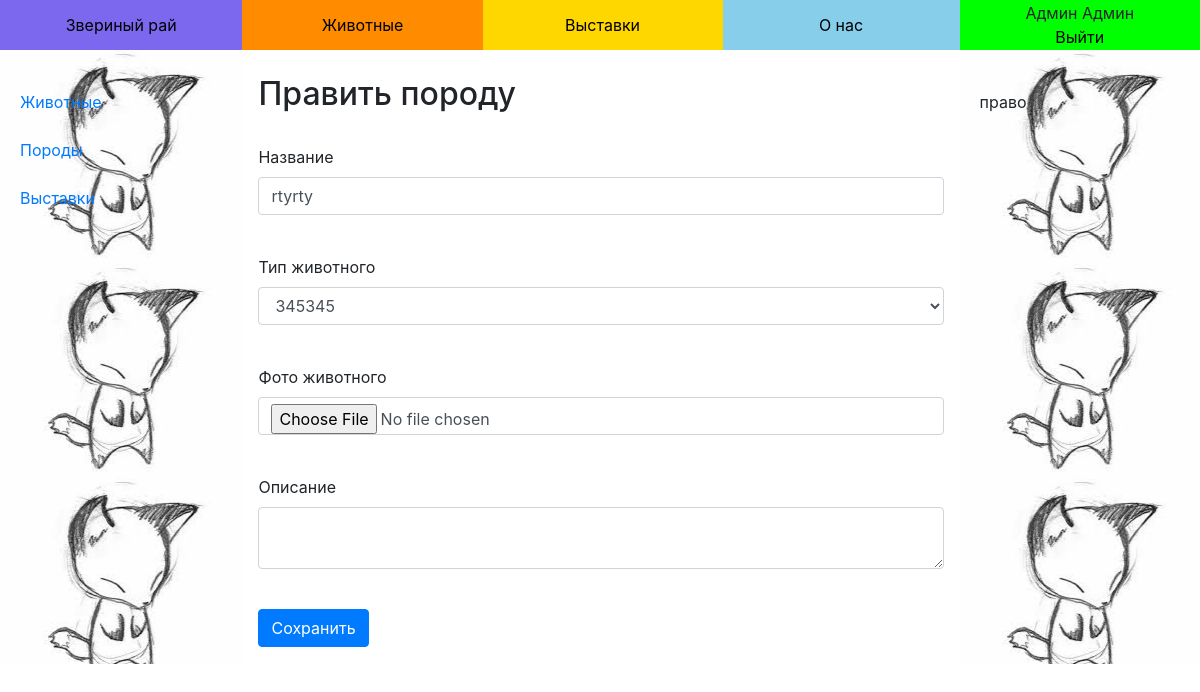
Before: /admin/breeds/5 (signed in) with the older database file.
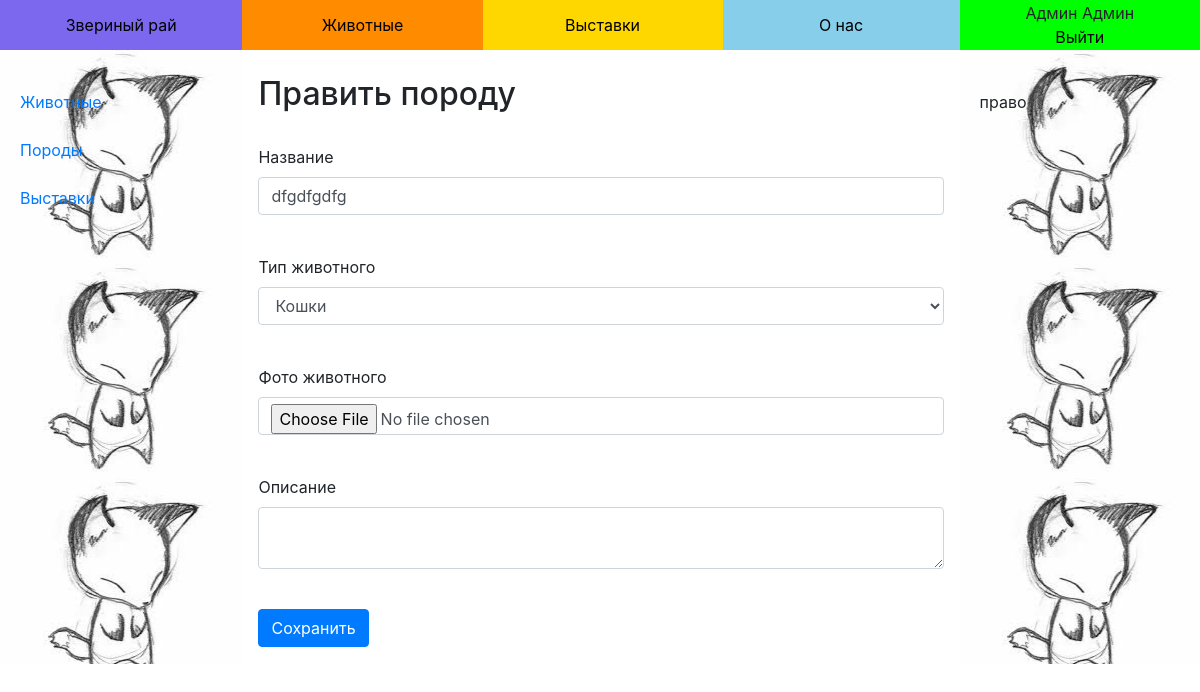
After: the same page with the newer database file.
### data/breeds.py (models this page shows)
class Breed(SqlAlchemyBase, CRUDMixin):
    __tablename__ = 'breeds'
    name = sqlalchemy.Column(sqlalchemy.String)
    photo = sqlalchemy.Column(sqlalchemy.String, nullable=True)
    about = sqlalchemy.Column(sqlalchemy.String, nullable=True)
    animal_id = sqlalchemy.Column(sqlalchemy.Integer, sqlalchemy.ForeignKey("animals.id"))
    animal = orm.relation('Animal')

### routes/admin.py (the view, shortened to what this page needs)
@admin.route('/breeds/<int:id>', methods=['GET', 'POST'])
def breed_update(id):
    breed = Breed.get_or_404(id)
    animals = Animal.query().order_by(Animal.name).all()
    form = BreedForm()
    form.animal_id.choices = [(a.id, a.name) for a in animals]
    form.animal_id.default = breed.animal_id
    form.process()
    form.name.data = breed.name
    form.photo.data = breed.photo
    form.about.data = breed.about
    return render_template('admin/breed.html', title='Править породу', form=form)

### forms/admin.py
class BreedForm(FlaskForm):
    name = StringField('Название', validators=[DataRequired(message=DATA_REQUIRED_ERROR)])
    animal_id = SelectField('Тип животного', validate_choice=False)
    photo = FileField('Фото животного', validators=[FileAllowed(IMAGES, message=IMAGES_ERROR)])
    about = TextAreaField('Описание')
    submit = SubmitField('Сохранить')

### data/mixins.py (called while the page is built)
    @classmethod
    def query(cls):
        return cls._db_session().query(cls)

    @classmethod
    def get(cls, id):
        return cls.query().get(id)

    @classmethod
    def get_or_404(cls, id):
        instance = cls.get(id)
        if instance is None:
            raise NotFound()
        return instance

    @classmethod
    def _db_session(cls):
        if not hasattr(cls, 'db_session'):
            cls.db_session = db_session()
        return cls.db_session

### data/users.py (called while the page is built)
    def is_role(self, role_id):
        return self.role_id == role_id

    @property
    def is_admin(self):
        return self.role_id == ADMIN_ROLE

### routes/admin.py (called while the page is built)
@admin.before_request
def _before():
    if current_user.is_authenticated and current_user.is_role(users.ADMIN_ROLE):
        return
    raise Forbidden()

### routes/utils.py (called while the page is built)
def user_loader(user_id):
    return User.get(user_id)

### templates/admin/breed.html (shortened to what this page needs)
{% extends "base.html" %}
{% block content %}
    <h2>{{title}}</h2><br>
    <form method="post" enctype="multipart/form-data">
        <p>
            {{ form.name.label }}<br>
            {{ form.name(class="form-control") }}<br>
        </p>
        <p>
            {{ form.animal_id.label }}<br>
            {{ form.animal_id(class="form-control") }}<br>
        </p>
        <p>
            {{ form.photo.label }}<br>
            {{ form.photo(class="form-control") }}<br>
        </p>
        <p>
            {{ form.about.label }}<br>
            {{ form.about(class="form-control") }}<br>
        </p>
        <p>{{ form.submit(type="submit", class="btn btn-primary") }}</p>
    </form>
{% endblock %}

Changed rows visible on the page:
changed Breed: name "rtyrty" → "dfgdfgdfg"; animal_id "345345" → "Кошки"
